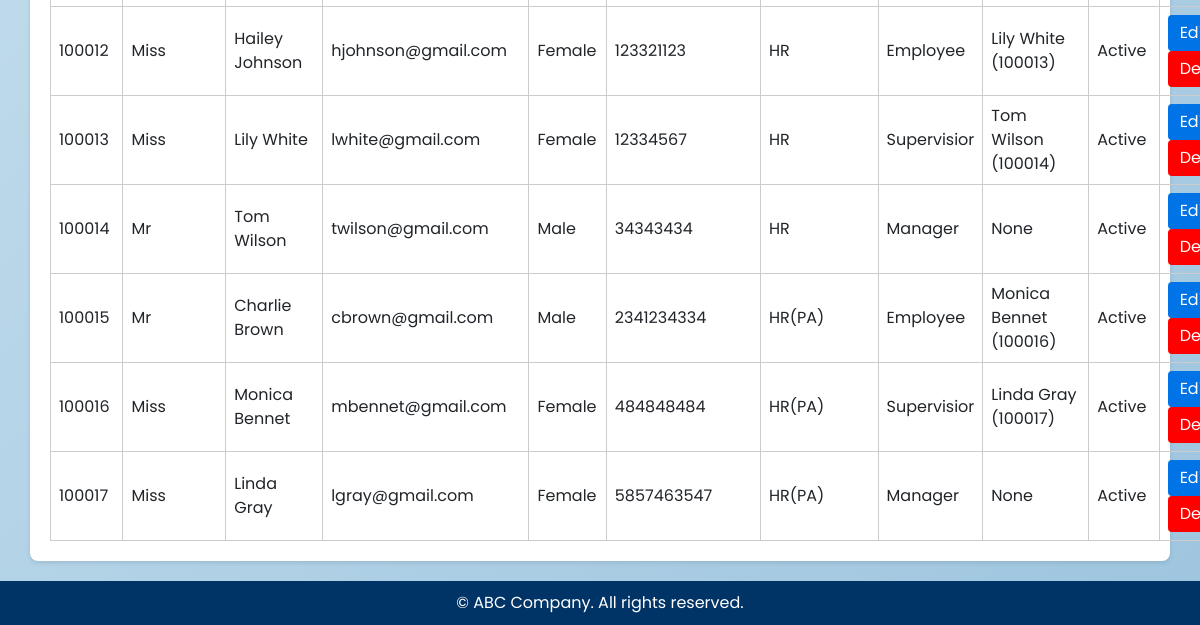
/masters/employees/ (signed in, lower part), run on an earlier commit of the app's database.
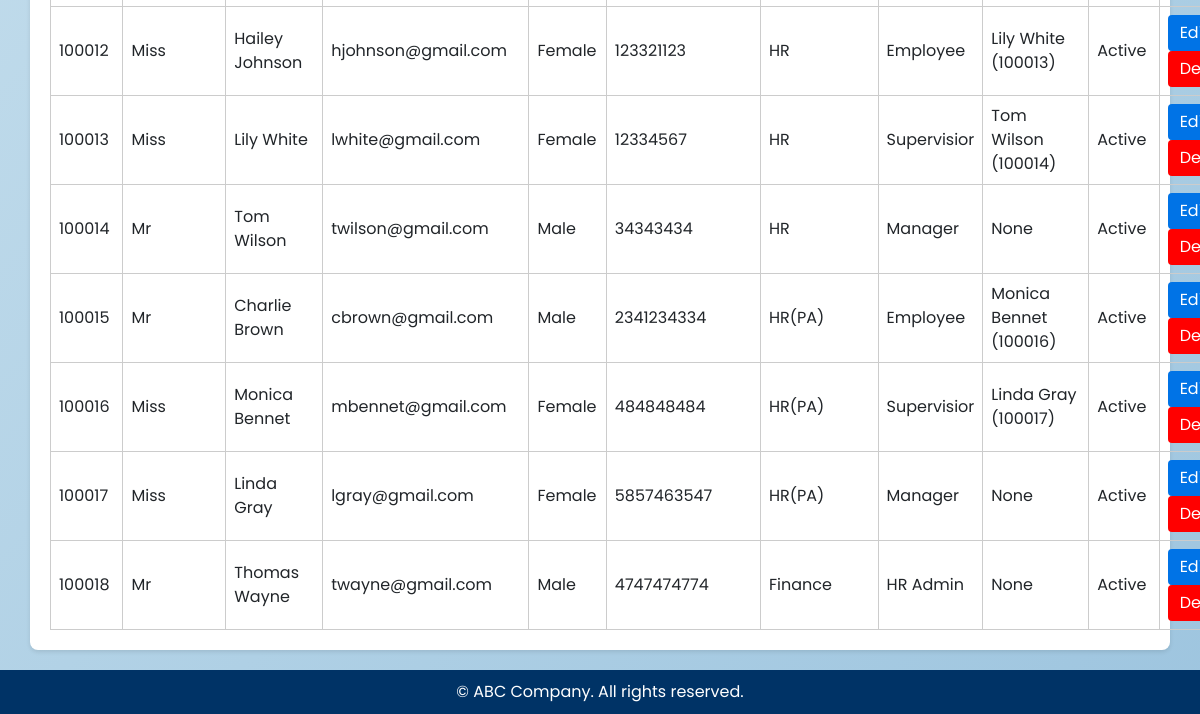
And on a later commit of the database.
### masters/models.py (models this page shows, shortened)
class Employee(models.Model):
    user = models.OneToOneField(
        settings.AUTH_USER_MODEL,
        on_delete=models.CASCADE,
        null=True, blank=True,
        related_name="employee_profile"
)
    employee_id = models.CharField(max_length=20, unique=True)
    employee_salution = models.CharField(max_length=15, null=True, blank=True)
    first_name = models.CharField(max_length=100)
    last_name = models.CharField(max_length=100)
    email = models.EmailField(unique=True)
    gender = models.CharField(max_length=10,null=True, blank=True)
    contact_number = models.IntegerField(default=0)
    department = models.ForeignKey("Department", on_delete=models.SET_NULL, null=True)
    role = models.ForeignKey("Role", on_delete=models.SET_NULL, null=True)
    supervisor = models.ForeignKey("self", on_delete=models.SET_NULL, null=True, blank=True)
    status = models.CharField(
        max_length=20,
        choices=[("Active", "Active"), ("Inactive", "Inactive")],
        default="Active",
    )
    def __str__(self):
        return f"{self.first_name} {self.last_name} ({self.employee_id})"

class Department(models.Model):
    name = models.CharField(max_length=100)
    division = models.CharField(max_length=100, blank=True, null=True)
    country = models.ForeignKey(Country, on_delete=models.SET_NULL, null=True, blank=True)
    state = models.ForeignKey(State, on_delete=models.SET_NULL, null=True, blank=True)
    city = models.ForeignKey(City, on_delete=models.SET_NULL, null=True, blank=True)
    def __str__(self):
        return self.name

class Role(models.Model):
    role_name = models.CharField(max_length=100)
    description = models.TextField(blank=True, null=True)
    def __str__(self):
        return self.role_name

### masters/views.py (the view)
# urls.py: path("employees/", views.EmployeeList.as_view(), name="employees_list"),
class EmployeeList(LoginRequiredMixin, ListView):
    model = Employee
    template_name = "masters/employees_list.html"
    context_object_name = "employees"
    login_url = "/accounts/login/"
    redirect_field_name = "next"

### masters/context_processors.py (called while the page is built)
def role_name(request):
    if request.user.is_authenticated:
        try:
            employee = Employee.objects.get(user=request.user)
            return {"role_name": employee.role.role_name.lower()}
        except Employee.DoesNotExist:
            return {"role_name": None}
    return {"role_name": None}

### templates/masters/employees_list.html (shortened to what this page needs)
{% extends "base.html" %}
{% block content %}
<div class="container">
  <table>
    {% for emp in employees %}
    <tr>
      <td>{{ emp.employee_id }}</td>
      <td>{{ emp.employee_salution }}</td>
      <td>{{ emp.first_name }} {{ emp.last_name }}</td>
      <td>{{ emp.email }}</td>
      <td>{{ emp.gender }}</td>
      <td>{{ emp.contact_number }}</td>
      <td>{{ emp.department }}</td>
      <td>{{ emp.role }}</td>
      <td>{{ emp.supervisor }}</td>
      <td>{{ emp.status }}</td>
      <td>
        <a href="{% url 'masters:employees_edit' emp.id %}" class="btn">Edit</a>
        <a href="{% url 'masters:employees_delete' emp.id %}" class="btn" style="background:red;">Delete</a>
      </td>
    </tr>
    {% empty %}
    <tr><td colspan="8">No employees available</td></tr>
    {% endfor %}
  </table>
</div>
{% endblock %}

What changed in the data, as far as the page shows it:
added Employee: employee_id "100018", employee_salution "Mr", first_name "Thomas", last_name "Wayne", email "twayne@gmail.com", gender "Male", contact_number "4747474774", department "Finance", role "HR Admin", supervisor "None", status "Active"
